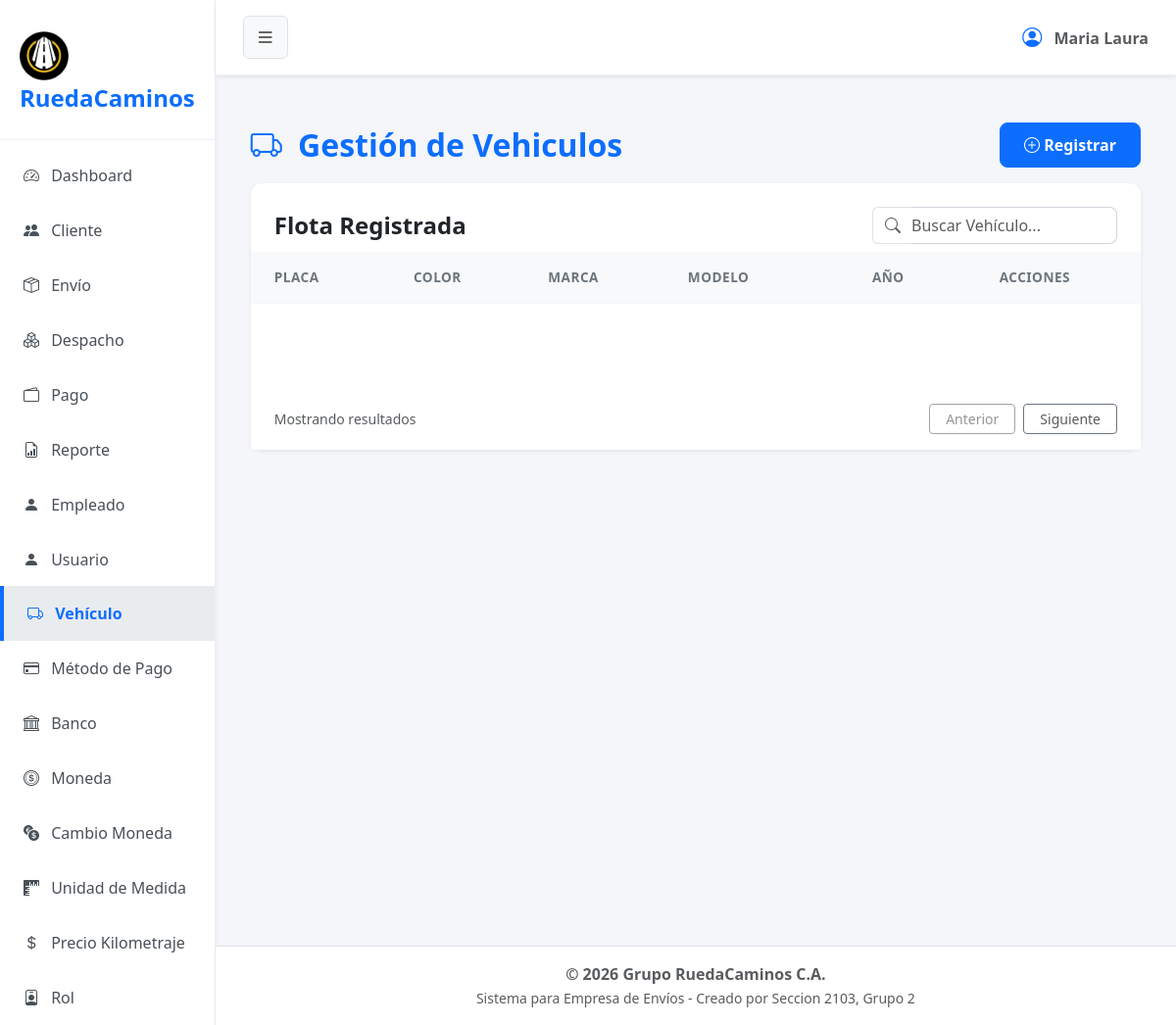
The app's page /?url=vehiculo, older data.
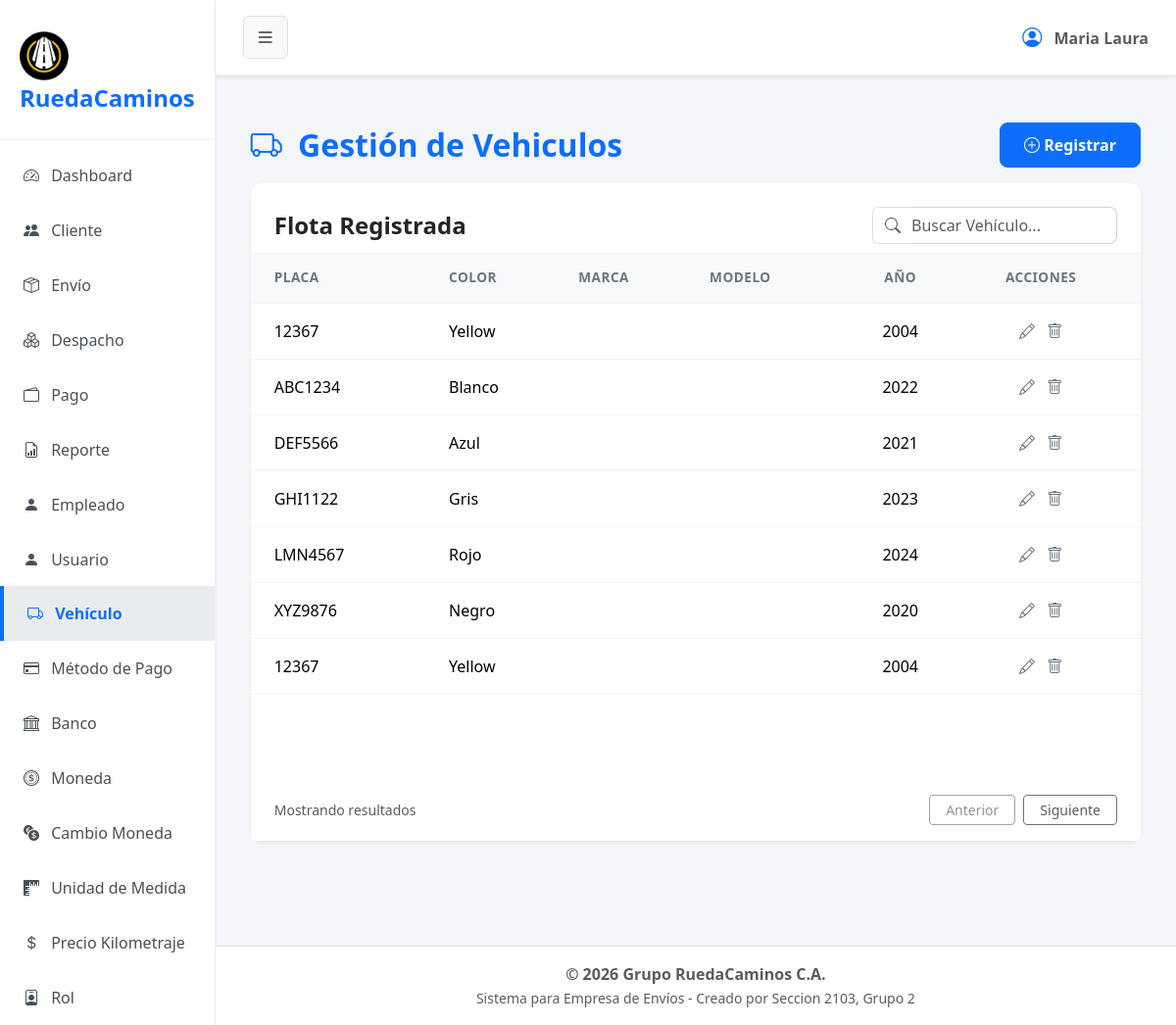
The same page, newer data.
### tables this page shows
CREATE TABLE `vehiculo` (
  `cod_vehiculo` int(11) NOT NULL,
  `placa` varchar(7) NOT NULL,
  `color` varchar(6) NOT NULL,
  `cod_tipovehiculo` int(1) DEFAULT NULL,
  `disponibilidad` int(1) DEFAULT NULL,
  `estado` tinyint(1) NOT NULL,
  `cod_modelo` int(1) DEFAULT NULL,
  `ano` int(4) NOT NULL
);

### app/controller/vehiculoController.php (called while the page is built, shortened)
<?php
    $vehiculo = new Vehiculo();
    $result = $vehiculo->getAllVehiculos();
    include 'app/view/layout/header.php';
    include 'app/view/vehiculo/vehiculoView.php';
    include 'app/view/layout/footer.php';
?>

### index.php (called while the page is built, shortened)
<?php
    $frontController = new FrontController();
?>

### app/config/Conexion.php (called while the page is built, shortened)
<?php
abstract class Conexion
{
    public $host = "localhost";
    public $namedb = "grupo_ruedacaminos";
    public $userdb = "root";
    public $passwd = "";
    public function __construct()
    {
        $this->conexion = $this->getConnection();
    }
    public function getConnection(): PDO
    {
        try {
            $dsn = "mysql:host=" . $this->host . ";dbname=" . $this->namedb . ";charset=utf8";
            $conexion = new PDO($dsn, $this->userdb, $this->passwd);
            $conexion->setAttribute(PDO::ATTR_ERRMODE, PDO::ERRMODE_EXCEPTION);
        } catch (PDOException $error) {
            die('No se pudo conectar a la base de datos, error:' . $error->getMessage());
        }
        return $conexion;
    }
}

### app/model/Vehiculo.php (called while the page is built, shortened)
<?php
class Vehiculo extends Conexion
{
    public function getAllVehiculos()
    {
        try {
            $consult = $this->conexion->prepare("SELECT * FROM vehiculo WHERE estado = 1");
            $consult->execute();
            return $consult->fetchAll(\PDO::FETCH_ASSOC);
        } catch (\PDOException $e) {
            return [];
        }
    }
}

### app/view/vehiculo/componentes/tabla.php (the view)
<div class="card-body p-0">
    <div class="table-responsive">
        <table class="table table-hover align-middle mb-0">
            <thead class="table-light table-header-custom">
                <tr>
                    <th class="ps-4">PLACA</th>
                    <th>COLOR</th>
                    <th>MARCA</th>
                    <th>MODELO</th>
                    <th class="text-center">AÑO</th>
                    <th class="pe-4 text-center">ACCIONES</th>
                </tr>
            </thead>
            <tbody>
                <?php foreach ($result as $value): ?>
                    <tr>
                        <td class="ps-4 fw-medium"><?= $value['placa'] ?></td>
                        <td>
                            <span class="fw-medium"><?= $value['color'] ?></span>
                        </td>
                        <td class="text-secondary"></td>
                        <td class="text-secondary"></td>
                        <td class="text-center">
                            <span class="fw-medium"><?= $value['ano'] ?></span>
                        </td>
                        <td class="pe-4 text-center">
                            <a href="#" class="text-secondary me-2 text-decoration-none" title="Editar"
                                data-bs-toggle="modal" data-bs-target="#registerModal">
                                <i class="bi bi-pencil"></i>
                            </a>
                            <a href="?url=cliente&type=delete&id=<? ?>" class="text-secondary text-decoration-none" title="Eliminar" onclick="return confirm('¿Está seguro de eliminar este cliente?');"><i class="bi bi-trash"></i></a>
                        </td>
                    </tr>
                <?php endforeach; ?>
            </tbody>
        </table>
    </div>
</div>

### app/controller/FrontController.php (shortened to what this page needs)
<?php
    class FrontController {
        private $dir;
        private $controller;
        private $url;
        public function __construct() {
            if (isset($_REQUEST["url"])) {
                $this->url = $_REQUEST["url"];
                $this->dir = 'app/controller/';
                $this->controller = 'Controller.php';
                $this->getURL();
            } else {
                echo "<script>location='?url=dashboard'</script>";
            }
        }
        private function getURL() {
            if(file_exists($this->dir.$this->url.$this->controller)) {
                require_once($this->dir.$this->url.$this->controller);
            } else {
                echo "<h2>Error 404: Módulo no encontrado</h2>";
                echo "<p>El controlador para '{$this->url}' no existe.</p>";
                echo "<a href='?url=dashboard'>Volver al inicio</a>";
            }
        }
    }
?>

### app/view/layout/header.php (shortened to what this page needs)
<!DOCTYPE html>
<html lang="es">
<head>
    <link href="assets/css/bootstrap.min.css" rel="stylesheet">
    <link href="assets/css/styles.css" rel="stylesheet">
    <link href="assets/icons/bootstrap-icons/font/bootstrap-icons.min.css" rel="stylesheet">
</head>
<body>
<?php
    $current_url = isset($_GET['url']) ? $_GET['url'] : 'dashboard';
?>
<div class="d-flex" id="wrapper">
    <div id="sidebar-wrapper" class="shadow-sm">
        <div class="sidebar-heading">
            <img src="app/view/img/logo2.png" alt="Logo" class="img-fluid mt-2" style="max-width: 50px;">RuedaCaminos
        </div>
        <div class="list-group list-group-flush mt-2">
            <a href="?url=dashboard" class="list-group-item list-group-item-action <?= $current_url == 'dashboard' ? 'active' : '' ?>">
                <i class="bi bi-speedometer2 me-2"></i> Dashboard
            </a>
            <a href="?url=cliente" class="list-group-item list-group-item-action <?= $current_url == 'cliente' ? 'active' : '' ?>">
                <i class="bi bi-people-fill me-2"></i> Cliente
            </a>
            <a href="?url=envio" class="list-group-item list-group-item-action <?= $current_url == 'envio' ? 'active' : '' ?>">
                <i class="bi bi-box-seam me-2"></i> Envío
            </a>
            <a href="?url=despacho" class="list-group-item list-group-item-action <?= $current_url == 'despacho' ? 'active' : '' ?>">
                <i class="bi bi-boxes me-2"></i> Despacho
            </a>
            <a href="?url=pago" class="list-group-item list-group-item-action <?= $current_url == 'pago' ? 'active' : '' ?>">
                <i class="bi bi-wallet2 me-2"></i> Pago
            </a>
            <a href="?url=reporte" class="list-group-item list-group-item-action <?= $current_url == 'reporte' ? 'active' : '' ?>">
                <i class="bi bi-file-earmark-bar-graph me-2"></i> Reporte
            </a>
            <a href="?url=empleado" class="list-group-item list-group-item-action <?= $current_url == 'empleado' ? 'active' : '' ?>">
                <i class="bi bi-person-fill me-2"></i> Empleado
            </a>
            <a href="?url=usuario" class="list-group-item list-group-item-action <?= $current_url == 'usuario' ? 'active' : '' ?>">
                <i class="bi bi-person-fill me-2"></i> Usuario
            </a>
            <a href="?url=vehiculo" class="list-group-item list-group-item-action <?= $current_url == 'vehiculo' ? 'active' : '' ?>">
                <i class="bi bi-truck me-2"></i> Vehículo
            </a>
            <a href="?url=metodospago" class="list-group-item list-group-item-action <?= $current_url == 'metodospago' ? 'active' : '' ?>">
                <i class="bi bi-credit-card me-2"></i> Método de Pago
            </a>
            <a href="?url=bancos" class="list-group-item list-group-item-action <?= $current_url == 'bancos' ? 'active' : '' ?>">
                <i class="bi bi-bank me-2"></i> Banco
            </a>
            <a href="?url=moneda" class="list-group-item list-group-item-action <?= $current_url == 'moneda' ? 'active' : '' ?>">
                <i class="bi bi-coin me-2"></i> Moneda
            </a>
            <a href="?url=cambiomoneda" class="list-group-item list-group-item-action <?= $current_url == 'cambiomoneda' ? 'active' : '' ?>">
                <i class="bi bi-currency-exchange me-2"></i> Cambio Moneda
            </a>
            <a href="?url=unidadesmedida" class="list-group-item list-group-item-action <?= $current_url == 'unidadesmedida' ? 'active' : '' ?>">
                <i class="bi bi-rulers me-2"></i> Unidad de Medida
            </a>
            <a href="?url=kilometraje" class="list-group-item list-group-item-action <?= $current_url == 'kilometraje' ? 'active' : '' ?>">
                <i class="bi bi-currency-dollar me-2"></i> Precio Kilometraje
            </a>
            <a href="?url=rol" class="list-group-item list-group-item-action <?= $current_url == 'rol' ? 'active' : '' ?>">
                <i class="bi bi-person-badge me-2"></i> Rol
            </a>
        </div>
    </div>
    <div id="page-content-wrapper" class="d-flex flex-column min-vh-100 w-100">
        <nav class="navbar navbar-expand-lg navbar-light shadow-sm">
            <div class="container-fluid">
                <button class="btn btn-light border" id="sidebarToggle"><i class="bi bi-list fs-5"></i></button>
                <div class="ms-auto d-flex align-items-center">
                    <span class="text-muted fw-bold"><i class="bi bi-person-circle fs-5 me-2 text-primary"></i> Maria Laura</span>
                </div>
            </div>
        </nav>
        <main class="container-fluid">

### app/view/vehiculo/vehiculoView.php (shortened to what this page needs)
<main class="container-fluid py-5 px-4">
    <div class="row">
        <div class="col-12 mb-4">
            <header class="d-flex justify-content-between align-items-center mb-3">
                <h2 class="mb-0 text-primary fw-bold"><i class="bi bi-truck me-2"></i> Gestión de Vehiculos</h2>
                <button type="button" class="btn btn-primary" data-bs-toggle="modal" data-bs-target="#registerVehiculo">
                    <i class="bi bi-plus-circle"></i> Registrar
                </button>
            </header>
            <section class="card shadow-sm border-0 h-100">
                <div class="card-header bg-white border-bottom-0 pt-4 pb-2 px-4 d-flex justify-content-between align-items-center">
                    <h4 class="mb-0 fw-bold">Flota Registrada</h4>
                    <div class="input-group" style="max-width: 250px;">
                        <span class="input-group-text bg-transparent border-end-0 text-muted">
                            <i class="bi bi-search"></i>
                        </span>
                        <input type="text" class="form-control border-start-0 ps-0 text-muted" placeholder="Buscar Vehículo...">
                    </div>
                </div>
                <?php require 'componentes/tabla.php'; ?>
                <footer class="card-footer bg-white border-top-0 d-flex justify-content-between align-items-center px-4 py-3">
                    <span class="text-muted small">Mostrando resultados</span>
                    <div class="d-flex gap-2">
                        <button class="btn btn-outline-secondary btn-sm px-3 text-muted" disabled>Anterior</button>
                        <button class="btn btn-outline-secondary btn-sm px-3 text-muted">Siguiente</button>
                    </div>
                </footer>
            </section>
        </div>
    </div>
</main>

### app/view/layout/footer.php (shortened to what this page needs)
        </main>
        <footer class="bg-white text-center py-3 mt-auto border-top w-100 shadow-sm">
            <div class="container-fluid">
                <p class="mb-0 text-muted fw-semibold">&copy; <?= date('Y') ?> Grupo RuedaCaminos C.A.</p>
                <small class="text-muted">Sistema para Empresa de Envíos - Creado por Seccion 2103, Grupo 2</small>
            </div>
        </footer>
    </div>
</div>
</body>
</html>

### assets/css/styles.css (style rules this page uses)
body { background-color: #f4f6f9; font-family: 'Segoe UI', Tahoma, Geneva, Verdana, sans-serif; overflow-x: hidden; }
#wrapper { display: flex; transition: all 0.3s ease-in-out; }
#sidebar-wrapper { min-height: 100vh; width: 250px; background-color: #ffffff; border-right: 1px solid #eef0f3; transition: margin .25s ease-out; }
#sidebar-wrapper .sidebar-heading { padding: 1.5rem 1.25rem; font-size: 1.5rem; font-weight: 800; color: #0d6efd; border-bottom: 1px solid #eef0f3; }
#sidebar-wrapper .list-group { width: 100%; }
#page-content-wrapper { min-width: 0; width: 100%; display: flex; flex-direction: column; }
.list-group-item { border: none; padding: 1rem 1.5rem; font-weight: 500; color: #495057; border-left: 4px solid transparent; }
.list-group-item.active { background-color: #e9ecef; color: #0d6efd; border-color: #0d6efd; border-left: 4px solid #0d6efd; font-weight: 700; }
.navbar { background-color: #ffffff; border-bottom: 1px solid #eef0f3; padding: 1rem; }
.card { box-shadow: 0 4px 12px rgba(0,0,0,0.05); border: none; border-radius: 12px; margin-bottom: 1.5rem; }
.card-header { background-color: #ffffff; border-bottom: 1px solid #eef0f3; font-weight: 600; border-top-left-radius: 12px !important; border-top-right-radius: 12px !important; }
.form-control, .form-select { border-radius: 8px; border-color: #ced4da; }
.btn-primary, .btn-success { border-radius: 8px; padding: 10px 24px; font-weight: 600; }
.table > :not(caption) > * > * { padding: 1rem 0.75rem; border-bottom-color: #f1f5f9; }
.table-header-custom th { color: #6c757d; font-weight: 600; font-size: 0.85rem; letter-spacing: 0.5px; }

Row changes from the older to the newer data that the page shows:
added vehiculo: placa "12367", color "Yellow", ano "2004"
added vehiculo: placa "ABC1234", color "Blanco", ano "2022"
added vehiculo: placa "DEF5566", color "Azul", ano "2021"
added vehiculo: placa "GHI1122", color "Gris", ano "2023"
added vehiculo: placa "LMN4567", color "Rojo", ano "2024"
added vehiculo: placa "XYZ9876", color "Negro", ano "2020"
added vehiculo: placa "12367", color "Yellow", ano "2004"
